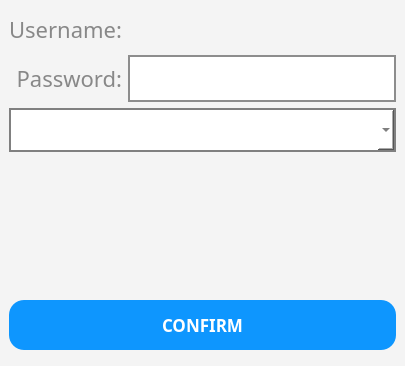
<?xml version="1.0" encoding="UTF-8"?>
<ui version="4.0">
 <class>UserModifierWindow</class>
 <widget class="QMainWindow" name="UserModifierWindow">
  <property name="geometry">
   <rect>
    <x>0</x>
    <y>0</y>
    <width>405</width>
    <height>366</height>
   </rect>
  </property>
  <property name="minimumSize">
   <size>
    <width>405</width>
    <height>350</height>
   </size>
  </property>
  <property name="maximumSize">
   <size>
    <width>505</width>
    <height>450</height>
   </size>
  </property>
  <property name="windowTitle">
   <string>Modify a user's information</string>
  </property>
  <property name="styleSheet">
   <string notr="true">background-color:rgb(244,244,244);</string>
  </property>
  <widget class="QWidget" name="centralwidget">
   <layout class="QVBoxLayout" name="verticalLayout_3">
    <item>
     <layout class="QVBoxLayout" name="verticalLayoutTotal">
      <item>
       <layout class="QGridLayout" name="gridLayout">
        <item row="0" column="0">
         <widget class="QLabel" name="labelUsername">
          <property name="styleSheet">
           <string notr="true">font-family:Microsoft Yahei;
font:22px;
color:#888888;</string>
          </property>
          <property name="text">
           <string>Username:</string>
          </property>
          <property name="alignment">
           <set>Qt::AlignRight|Qt::AlignTrailing|Qt::AlignVCenter</set>
          </property>
         </widget>
        </item>
        <item row="0" column="1">
         <widget class="QLabel" name="usernameDisplay">
          <property name="sizePolicy">
           <sizepolicy hsizetype="Preferred" vsizetype="Preferred">
            <horstretch>0</horstretch>
            <verstretch>0</verstretch>
           </sizepolicy>
          </property>
          <property name="styleSheet">
           <string notr="true">font-family:Microsoft Yahei;
font-size:22px;
font-weight:600;
padding-top:5px;
padding-bottom:5px;</string>
          </property>
          <property name="text">
           <string/>
          </property>
          <property name="alignment">
           <set>Qt::AlignCenter</set>
          </property>
         </widget>
        </item>
        <item row="1" column="0">
         <widget class="QLabel" name="labelPassword">
          <property name="styleSheet">
           <string notr="true">font-family:Microsoft Yahei;
font:22px;
color:#888888;</string>
          </property>
          <property name="text">
           <string>Password:</string>
          </property>
          <property name="alignment">
           <set>Qt::AlignRight|Qt::AlignTrailing|Qt::AlignVCenter</set>
          </property>
         </widget>
        </item>
        <item row="2" column="0" colspan="2">
         <widget class="QComboBox" name="cbxAuthority">
          <property name="sizePolicy">
           <sizepolicy hsizetype="Expanding" vsizetype="Expanding">
            <horstretch>0</horstretch>
            <verstretch>0</verstretch>
           </sizepolicy>
          </property>
          <property name="styleSheet">
           <string notr="true">QComboBox {
    border: 1.5px solid gray;
    color: rgba(51,51,51,1);
    background: white;
    text-align: AlignHCenter;
    background-color: white;
	font:22px;
	font-weight:600;
}

QComboBox QAbstractItemView {
    outline: 1px solid gray;
    border-radius:10px;
    color:rgb(123,123,123);
}
 
QComboBox QAbstractItemView::item {
    min-height: 15px;
	font-size:15px;
}
 
QComboBox QAbstractItemView::item:hover {
    color:rgb(255,255,255,128);
}
 
QComboBox QAbstractItemView::item:selected {
    color:rgb(255,255,255);
}
</string>
          </property>
         </widget>
        </item>
        <item row="1" column="1">
         <widget class="QLineEdit" name="lineEditPassword">
          <property name="sizePolicy">
           <sizepolicy hsizetype="Expanding" vsizetype="Expanding">
            <horstretch>0</horstretch>
            <verstretch>0</verstretch>
           </sizepolicy>
          </property>
          <property name="maximumSize">
           <size>
            <width>16777215</width>
            <height>16777215</height>
           </size>
          </property>
          <property name="font">
           <font>
            <family>Microsoft Yahei</family>
            <pointsize>-1</pointsize>
            <weight>75</weight>
            <italic>false</italic>
            <bold>true</bold>
           </font>
          </property>
          <property name="focusPolicy">
           <enum>Qt::ClickFocus</enum>
          </property>
          <property name="styleSheet">
           <string notr="true">border:1.5px solid rgb(141,141,141);
font-family:Microsoft Yahei;
font:22px;
font-weight:600;
background-color:white;
padding-top:5px;
padding-bottom:5px;</string>
          </property>
          <property name="alignment">
           <set>Qt::AlignCenter</set>
          </property>
          <property name="placeholderText">
           <string/>
          </property>
         </widget>
        </item>
       </layout>
      </item>
      <item>
       <spacer name="verticalSpacer">
        <property name="orientation">
         <enum>Qt::Vertical</enum>
        </property>
        <property name="sizeHint" stdset="0">
         <size>
          <width>376</width>
          <height>36</height>
         </size>
        </property>
       </spacer>
      </item>
      <item>
       <layout class="QVBoxLayout" name="verticalLayout">
        <item>
         <widget class="QPushButton" name="btnConfirm">
          <property name="sizePolicy">
           <sizepolicy hsizetype="Expanding" vsizetype="Minimum">
            <horstretch>0</horstretch>
            <verstretch>0</verstretch>
           </sizepolicy>
          </property>
          <property name="maximumSize">
           <size>
            <width>16777215</width>
            <height>16777215</height>
           </size>
          </property>
          <property name="cursor">
           <cursorShape>PointingHandCursor</cursorShape>
          </property>
          <property name="styleSheet">
           <string notr="true">QPushButton
{
    font-family:Microsoft Yahei;
    font:17px;
    color:white;
    background-color:rgb(14 , 150 , 254);
    border-radius:15px;
	font-weight:500;
    height:40px;
	padding-top:5px;
	padding-bottom:5px;
}

QPushButton:hover
{
    background-color:rgb(44 , 137 , 255);
}

QPushButton:pressed
{
    background-color:rgb(14 , 135 , 228);
}</string>
          </property>
          <property name="text">
           <string>CONFIRM</string>
          </property>
         </widget>
        </item>
        <item>
         <spacer name="verticalSpacerBtnMiddle">
          <property name="orientation">
           <enum>Qt::Vertical</enum>
          </property>
          <property name="sizeType">
           <enum>QSizePolicy::Fixed</enum>
          </property>
          <property name="sizeHint" stdset="0">
           <size>
            <width>20</width>
            <height>7</height>
           </size>
          </property>
         </spacer>
        </item>
       </layout>
      </item>
     </layout>
    </item>
   </layout>
  </widget>
  <widget class="QMenuBar" name="menubar">
   <property name="geometry">
    <rect>
     <x>0</x>
     <y>0</y>
     <width>405</width>
     <height>24</height>
    </rect>
   </property>
  </widget>
 </widget>
 <resources/>
 <connections/>
</ui>
